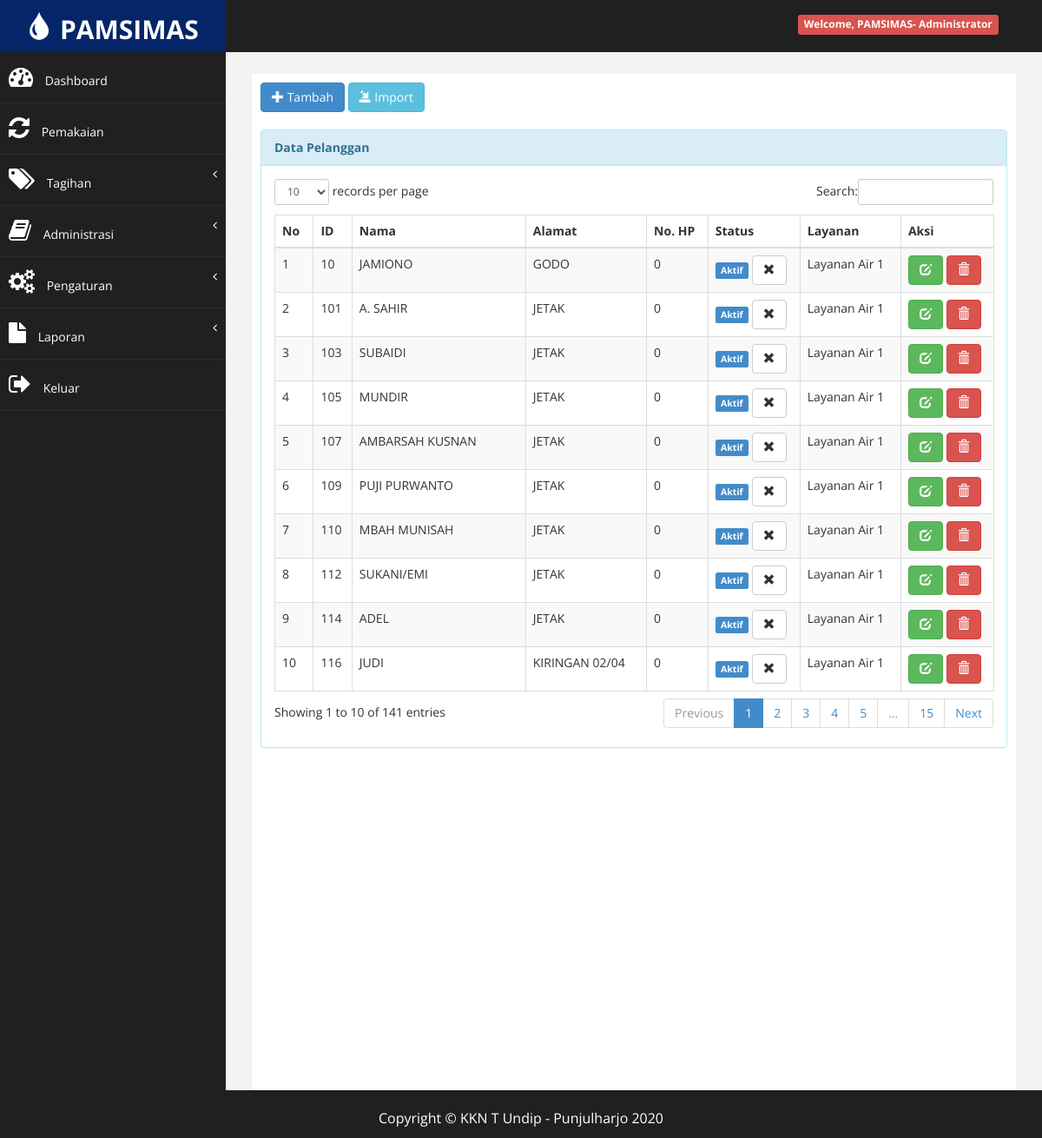
The page /?halaman=pelanggan_tampil (signed in) on the database its author committed.
### tables this page shows
CREATE TABLE `tb_pelanggan` (
  `id_pelanggan` char(15) NOT NULL,
  `nama_pelanggan` varchar(20) NOT NULL,
  `alamat` varchar(40) NOT NULL,
  `no_hp` char(15) NOT NULL,
  `status` char(10) NOT NULL DEFAULT 'Aktif',
  `id_layanan` int(11) NOT NULL
);

CREATE TABLE `tb_layanan` (
  `id_layanan` int(11) NOT NULL,
  `layanan` varchar(20) NOT NULL,
  `tarif_dasar` int(11) NOT NULL,
  `tarif_1` int(11) NOT NULL,
  `tarif_2` int(11) NOT NULL,
  `admin` int(11) NOT NULL
);

### super/pelanggan/pelanggan_tampil.php (the view)
<div class="row">
    <div class="col-md-12">
        <a href="?halaman=pelanggan_tambah" class="btn btn-primary"><i class="glyphicon glyphicon-plus"></i> Tambah</a>
            <a href="?halaman=pelanggan_import" class="btn btn-info btn-primary"><i class="glyphicon glyphicon-import"></i> Import</a>
                <br><br>
                    <div class="panel panel-info">
                        <div class="panel-heading">
                             <b>Data Pelanggan</b>
                        </div>
                        <div class="panel-body">
                            <div class="table-responsive">
                                <table class="table table-striped table-bordered table-hover" id="dataTables-example">
                                    <thead>
                                        <tr>
                                            <th>No</th>
                                            <th>ID</th>
                                            <th>Nama</th>
                                            <th>Alamat</th>
                                            <th>No. HP</th>
                                            <th>Status</th>
                                            <th>Layanan</th>
                                            <th>Aksi</th>
                                        </tr>
                                    </thead>
                                    <tbody>
<?php
$no = 1;
$sql = $koneksi->query("select p.id_pelanggan, nama_pelanggan, alamat, no_hp, status, l.layanan
                                    from tb_pelanggan p join tb_layanan l on p.id_layanan=l.id_layanan order by status asc");
while ($data = $sql->fetch_assoc()) {
    ?>
                                   <tr>
                                        <td><?php echo $no++; ?></td>
                                        <td><?php echo $data['id_pelanggan']; ?></td>
                                        <td><?php echo $data['nama_pelanggan']; ?></td>
                                        <td><?php echo $data['alamat']; ?></td>
                                        <td><?php echo $data['no_hp']; ?></td>
                                        <?php $warna = $data['status']?>
                                        <td> <?php if ($warna == 'Aktif') {?>
                                            <span class="label label-primary">Aktif</span>
                                            <a href="?halaman=nonaktif&kode=<?php echo $data['id_pelanggan']; ?>" title="Non Aktifkan" class="btn btn-default"><i class="glyphicon glyphicon-remove"></i></a>
                                        <?php } elseif ($warna == 'Non Aktif') {?>
                                            <span class="label label-danger">Non Aktif</span>
                                            <a href="?halaman=aktif&kode=<?php echo $data['id_pelanggan']; ?>" title="Aktifkan" class="btn btn-default"><i class="glyphicon glyphicon-ok"></i></a>
                                        </td>
                                        <?php }?>
                                        <td><?php echo $data['layanan']; ?></td>
                                        <td>
                                        <a href="?halaman=pelanggan_ubah&kode=<?php echo $data['id_pelanggan']; ?>" title="Ubah" class="btn btn-success"><i class="glyphicon glyphicon-edit"></i></a>
                                        <a href="?halaman=pelanggan_hapus&kode=<?php echo $data['id_pelanggan']; ?>" onclick="return confirm('Apakah anda yakin hapus pelanggan ini ?')" title="Hapus" class="btn btn-danger"><i class="glyphicon glyphicon-trash"></i></>
                                        </td>
                                    </tr>
                                    <?php
}
?>
                                    </tbody>
                                    </div>
                                </div>
                            </div>
                        </div>
                    </div>
                </div>

### assets/css/custom.css (style rules this page uses)
body { font-family: "Open Sans", sans-serif; }

### rows shown on the page
tb_pelanggan: id_pelanggan "10", nama_pelanggan "JAMIONO", alamat "GODO", no_hp "0", id_layanan.layanan "Layanan Air 1"
tb_pelanggan: id_pelanggan "101", nama_pelanggan "A. SAHIR", alamat "JETAK", no_hp "0", id_layanan.layanan "Layanan Air 1"
tb_pelanggan: id_pelanggan "103", nama_pelanggan "SUBAIDI", alamat "JETAK", no_hp "0", id_layanan.layanan "Layanan Air 1"
tb_pelanggan: id_pelanggan "105", nama_pelanggan "MUNDIR", alamat "JETAK", no_hp "0", id_layanan.layanan "Layanan Air 1"
tb_pelanggan: id_pelanggan "107", nama_pelanggan "AMBARSAH KUSNAN", alamat "JETAK", no_hp "0", id_layanan.layanan "Layanan Air 1"
tb_pelanggan: id_pelanggan "109", nama_pelanggan "PUJI PURWANTO", alamat "JETAK", no_hp "0", id_layanan.layanan "Layanan Air 1"
tb_pelanggan: id_pelanggan "110", nama_pelanggan "MBAH MUNISAH", alamat "JETAK", no_hp "0", id_layanan.layanan "Layanan Air 1"
tb_pelanggan: id_pelanggan "112", nama_pelanggan "SUKANI/EMI", alamat "JETAK", no_hp "0", id_layanan.layanan "Layanan Air 1"
tb_pelanggan: id_pelanggan "114", nama_pelanggan "ADEL", alamat "JETAK", no_hp "0", id_layanan.layanan "Layanan Air 1"
tb_pelanggan: id_pelanggan "116", nama_pelanggan "JUDI", alamat "KIRINGAN 02/04", no_hp "0", id_layanan.layanan "Layanan Air 1"

### other values the page prints
$data_nama_lengkap "PAMSIMAS"
$data_level "Administrator"
